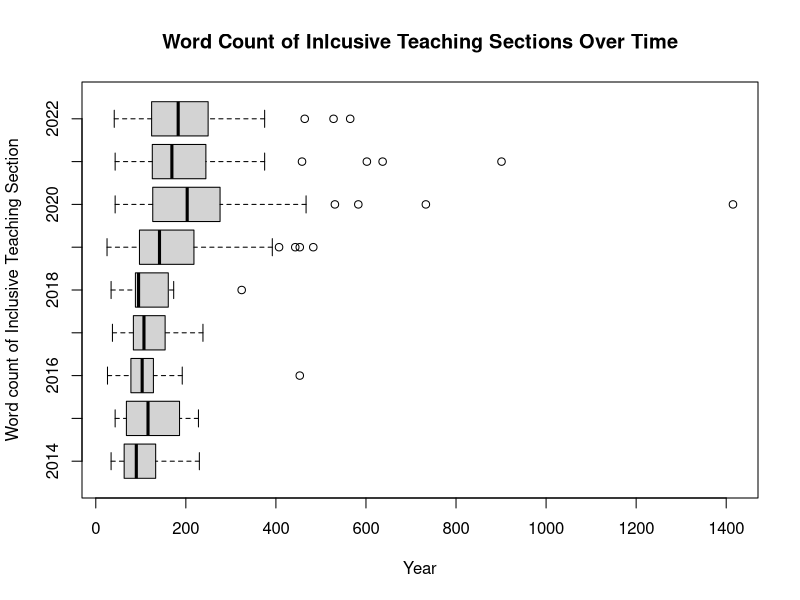

Here is the R script that generated this plot:
## ---- chunk 1
knitr::opts_chunk$set(echo = TRUE)
## ---- chunk 2
#install.packages("skimr")
#install.packages("tidyverse")
library(skimr)
library(tidyverse)
library(ggplot2)
library(readr)
rios_data <- read_csv("RIOS Research - Course Source - Sheet1 2.csv")
rios_data$`Inclusive Teaching  included?`[12] = "No"

## ---- chunk 3

diversity_related <- c("diversity", "bias", "confirmation bias", "cognitive bias", "social justice", "broader impacts", "racism", "identity", "equity", "inclusivity", "environmental justice", "inclusion", "belonging")

#rios_data %>% 
 # filter(`keyword themes` %in% diversity_related)



## ---- chunk 4
#word count over time plot 
#rios_data %>%
 # ggplot(aes(rios_data$Year, rios_data$`Word Count of Inclusive Teaching?`)) + 
  #  geom_boxplot(na.rm = TRUE) +
   # labs(x = "Year", y = "Word count of Inclusive Teaching Section",
  #title = "Word Count of Inlcusive Teaching Sections Over Time")


  boxplot(`Word Count of Inclusive Teaching?`~Year,
          data=rios_data,
          main="Word Count of Inlcusive Teaching Sections Over Time",
          xlab="Year",
          ylab="Word count of Inclusive Teaching Section",
          horizontal = TRUE)



## ---- chunk 5
test <- "chiasma formation"

rios_data$`keyword themes`[2] %in% test


